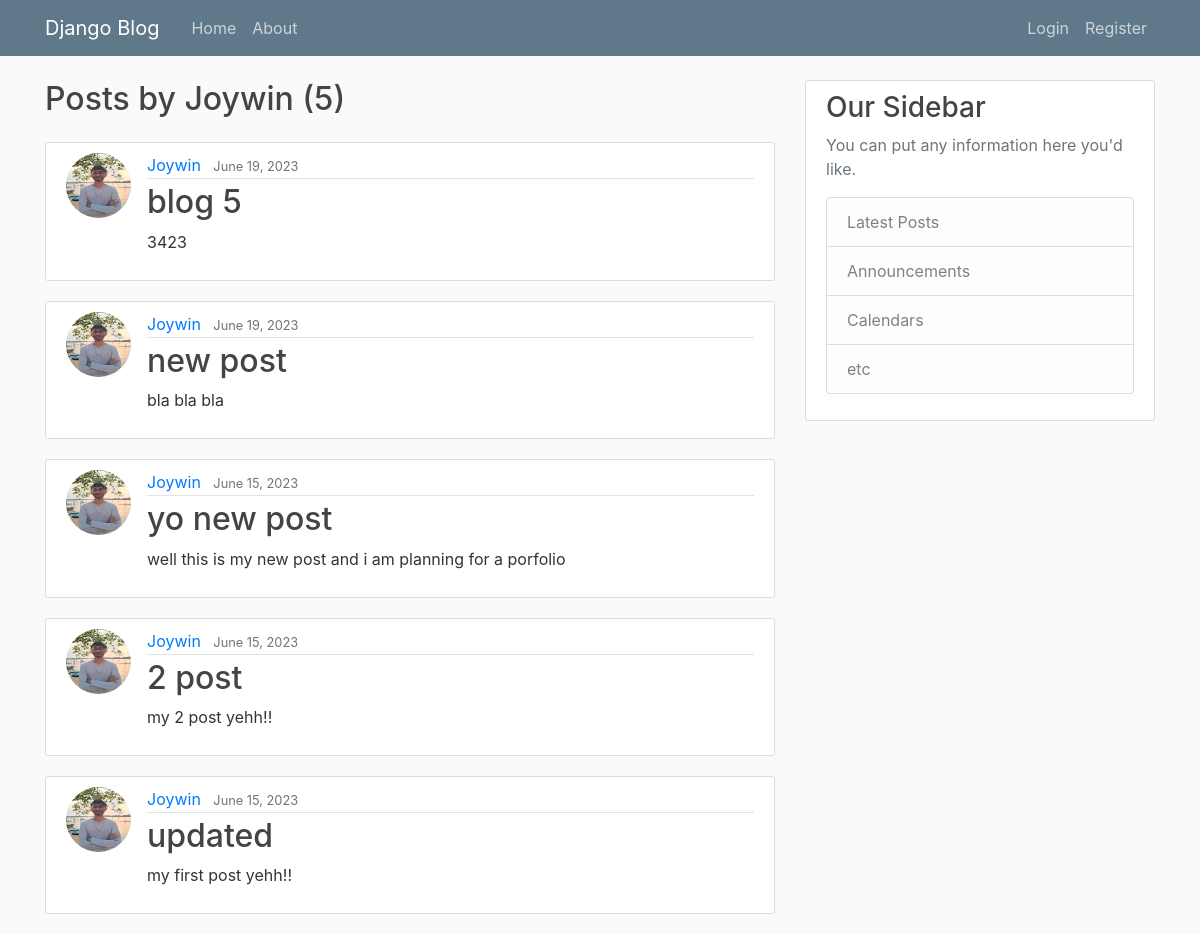
/user/Joywin, run on an earlier commit of the app's database.
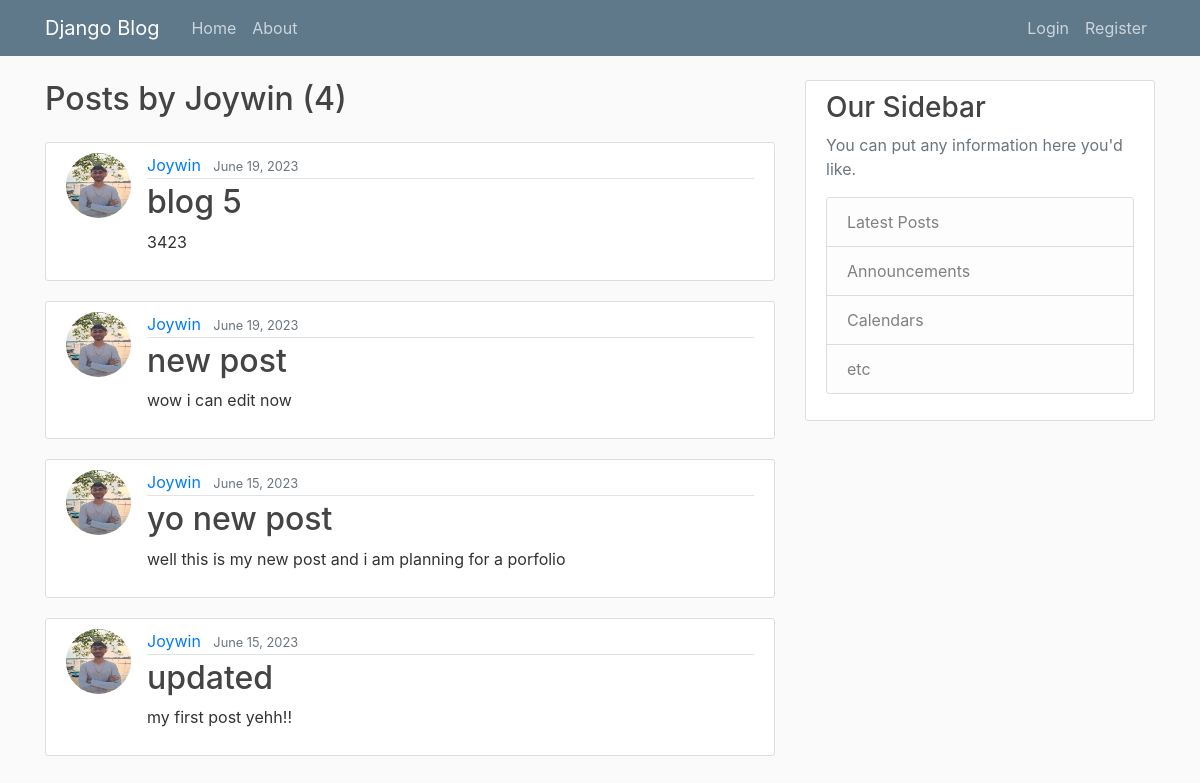
And on a later commit of the database.
### blog/models.py (models this page shows, shortened)
class Post(models.Model):
    title = models.CharField(max_length=100)
    content = models.TextField()
    date_posted = models.DateTimeField(default=timezone.now)
    author = models.ForeignKey('auth.User', on_delete=models.CASCADE)

### users/models.py (models this page shows, shortened)
class Profile(models.Model):
    user = models.OneToOneField(User, on_delete=models.CASCADE)
    image = models.ImageField(default='default.png', upload_to='profile_pics')

### blog/views.py (the view)
# urls.py: path('user/<str:username>',UserPostListView.as_view() , name='user-posts'),
class UserPostListView(ListView):
    model = Post
    template_name = 'blog/user_posts.html'
    context_object_name = 'posts'
    paginate_by = 5
    def get_queryset(self):
        user = get_object_or_404(User, username=self.kwargs.get('username'))
        return Post.objects.filter(author=user).order_by('-date_posted')

### blog/templates/blog/user_posts.html (shortened to what this page needs)
{% extends "blog/base.html" %}
{% block content %}
    <h2 class="mb-4">Posts by {{ view.kwargs.username }} ({{page_obj.paginator.count}})</h2>
    {% for post in posts %}
        <article class="media content-section">
          <img class="rounded-circle article-img" src="{{ post.author.profile.image.url }}">
          <div class="media-body">
            <div class="article-metadata">
              <a class="mr-2" href="{% url 'user-posts' post.author.username %}">{{ post.author }}</a>
              <small class="text-muted">{{ post.date_posted|date:"F d, Y" }}</small>
            </div>
            <h2><a class="article-title" href="{% url 'post-detail' post.id %}">{{ post.title }}</a></h2>
            <p class="article-content">{{ post.content }}</p>
          </div>
        </article>
    {% endfor %}
{% endblock content %}

What changed in the data, as far as the page shows it:
removed Post: author.profile.image (picture), author "Joywin", date_posted "June 15, 2023", title "2 post", content "my 2 post yehh!!"
changed Post "new post": content "bla bla bla" → "wow i can edit now"
Also different on the page:
{{ page_obj.paginator.count }}: "5" → "4"
